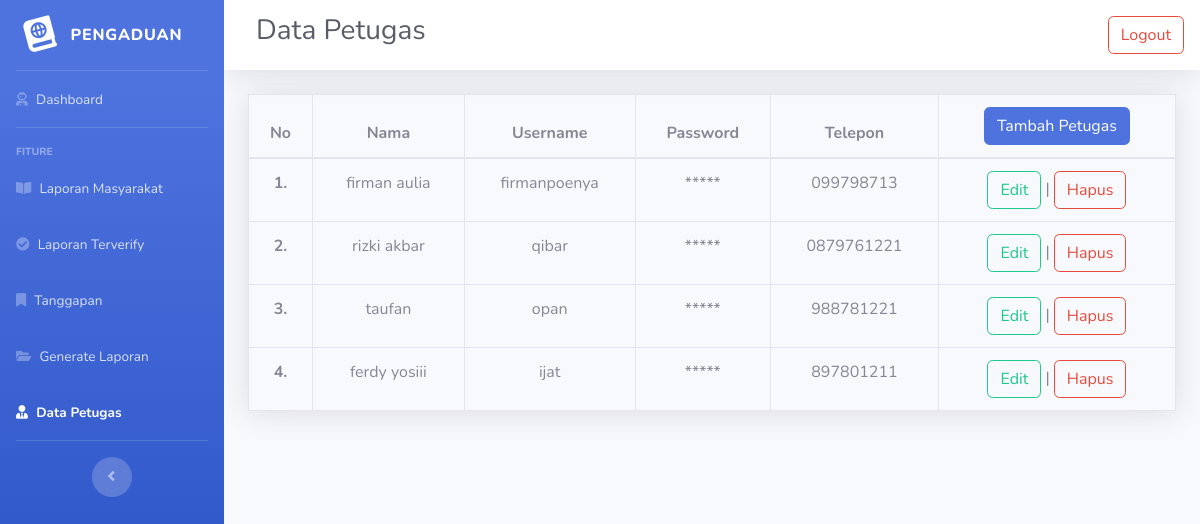
Screenshot of /src/admin/petugas.php with the database file from the repository.
### tables this page shows
CREATE TABLE `petugas` (
  `id_petugas` int(11) NOT NULL,
  `nama_petugas` varchar(35) NOT NULL,
  `username` varchar(25) NOT NULL,
  `password` varchar(32) NOT NULL,
  `telp` varchar(13) NOT NULL,
  `level` enum('admin','petugas') NOT NULL
);

### src/admin/petugas.php (the view, shortened to what this page needs)
<?php
require '../../public/app.php';
require '../layouts/header.php';
require '../layouts/navAdmin.php';
$result = mysqli_query($conn, "SELECT * FROM petugas WHERE level = 'petugas'");
?>
<table class="table table-bordered text-center shadow">
  <thead>
    <tr>
      <th scope="col">No</th>
      <th scope="col">Nama</th>
      <th scope="col">Username</th>
      <th scope="col">Password</th>
      <th scope="col">Telepon</th>
      <th scope="col">
        <a href="tambah.php" class="btn btn-primary">Tambah Petugas</a>
      </th>
    </tr>
  </thead>
  <tbody>
    <?php $i = 1; ?>
    <?php while ($row = mysqli_fetch_assoc($result)) : ?>
      <tr>
        <th scope="row"><?= $i; ?>.</th>
        <td><?= $row['nama_petugas']; ?></td>
        <td><?= $row['username']; ?></td>
        <td>*****</td>
        <td><?= $row['telp']; ?></td>
        <td>
          <a href="edit.php?id_petugas=<?= $row['id_petugas']; ?>" class="btn btn-outline-success">Edit</a> |
          <a href="hapus.php?id_petugas=<?= $row['id_petugas']; ?>" class="btn btn-outline-danger">Hapus</a>
        </td>
      </tr>
      <?php $i++; ?>
    <?php endwhile; ?>
  </tbody>
</table>

### rows the page displays
petugas: nama_petugas "firman aulia", username "firmanpoenya", telp "099798713"
petugas: nama_petugas "rizki akbar", username "qibar", telp "0879761221"
petugas: nama_petugas "taufan", username "opan", telp "988781221"
petugas: nama_petugas "ferdy yosiii", username "ijat", telp "897801211"

### other values shown
$title "Data Petugas"
